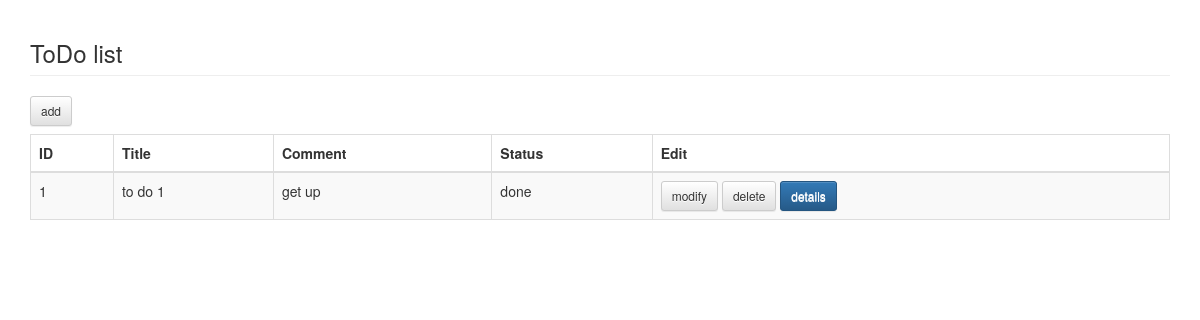
The page /cms/book/ on the database as committed earlier.
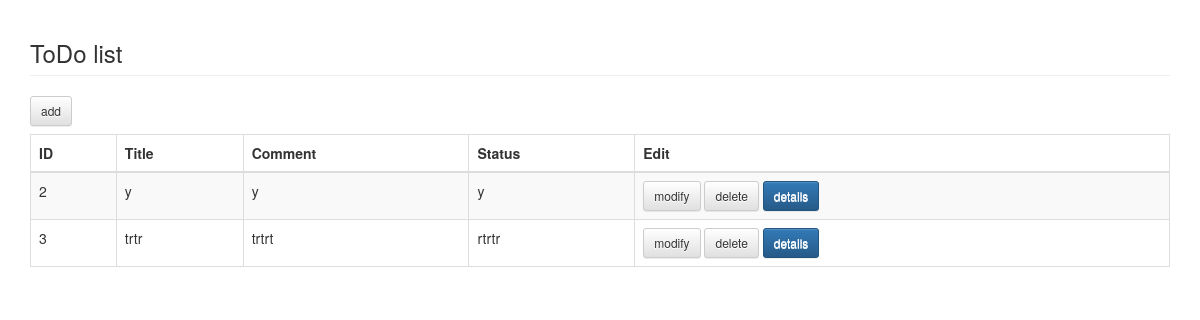
The same page on the database as committed later.
### cms/models.py (models this page shows, shortened)
class Book(models.Model):
    name = models.CharField('Title', max_length=255)
    publisher = models.CharField('Comment', max_length=255, blank=True)
    page = models.CharField('Status', max_length=255, blank=True)

### cms/views.py (the view)
def book_list(request):
    books = Book.objects.all().order_by('id')
    return render(request,
                  'cms/book_list.html',
                  {'books': books})

### cms/templates/cms/book_list.html (shortened to what this page needs)
{% extends "base.html" %}
{% block content %}
    <h3 class="page-header">ToDo list</h3>
    <a href="{% url 'cms:book_add' %}" class="btn btn-default btn-sm">add</a>
    <table class="table table-striped table-bordered">
      <thead>
        <tr>
          <th>ID</th>
          <th>Title</th>
          <th>Comment</th>
          <th>Status</th>
          <th>Edit</th>
        </tr>
      </thead>
      <tbody>
        {% for book in books %}
        <tr>
          <td>{{ book.id }}</td>
          <td>{{ book.name }}</td>
          <td>{{ book.publisher }}</td>
          <td>{{ book.page }}</td>
          <td>
            <a href="{% url 'cms:book_mod' book_id=book.id %}" class="btn btn-default btn-sm">modify</a>
            <a href="{% url 'cms:book_del' book_id=book.id %}" class="btn btn-default btn-sm">delete</a>
            <a href="{% url 'cms:impression_list' book_id=book.id %}" class="btn btn-default btn-sm btn-primary">details</a>
          </td>
        </tr>
        {% endfor %}
      </tbody>
    </table>
{% endblock content %}

Rows that differ between the two databases and show on the page:
removed Book: id "1", name "to do 1", publisher "get up", page "done"
added Book: id "2", name "y", publisher "y", page "y"
added Book: id "3", name "trtr", publisher "trtrt", page "rtrtr"
